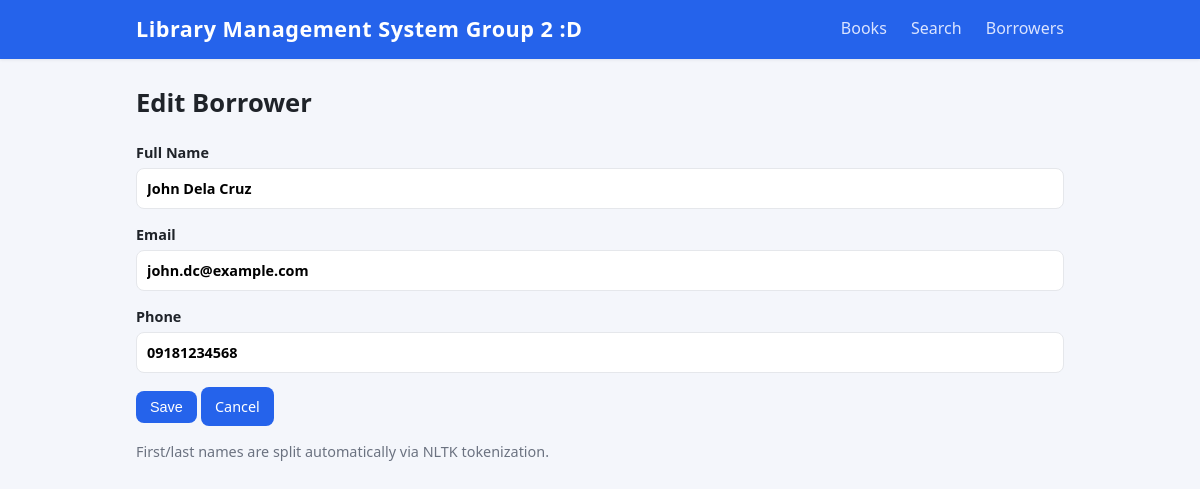
The app's page /borrowers/2/edit with its own data.
### models.py (models this page shows)
class Borrower(db.Model):
    __tablename__ = "borrowers"
    id = db.Column(db.Integer, primary_key=True)
    first_name = db.Column(db.String(100), nullable=False)
    last_name = db.Column(db.String(100), nullable=False)
    email = db.Column(db.String(200), unique=True, default="")
    phone = db.Column(db.String(11), default="")
    records = db.relationship("BorrowRecord", backref="borrower", cascade="all, delete-orphan")
    @property
    def full_name(self):
        return f"{self.first_name} {self.last_name}"

### app.py (the view, shortened to what this page needs)
@app.route("/borrowers/<int:borrower_id>/edit", methods=["GET", "POST"])
def edit_borrower(borrower_id):
    borrower = db.get_or_404(Borrower, borrower_id)
    return render_template("borrower_form.html", borrower=borrower, mode="Edit")

### templates/borrower_form.html (shortened to what this page needs)
{% extends "base.html" %}
{% block content %}
<h1>{{ mode }} Borrower</h1>
<form method="post">
  <label>Full Name
    <input name="name" value="{{ borrower.full_name if borrower else '' }}" required>
  </label>
  <label>Email
    <input name="email" type="email" value="{{ borrower.email if borrower else '' }}">
  </label>
  <label>Phone
    <input name="phone" value="{{ borrower.phone if borrower else '' }}">
  </label>
  <button class="btn" type="submit">Save</button>
  <a class="btn" href="{{ url_for('borrowers') }}">Cancel</a>
  <p class="muted">First/last names are split automatically via NLTK tokenization.</p>
</form>
{% endblock %}

### static/style.css (style rules this page uses)
:root { --bg: #f4f6fb; --surface: #ffffff; --text: #1f2329; --muted: #6b7280; --primary: #2563eb; --primary-dark: #1d4ed8; --danger: #dc2626; --border: #e5e7eb; --radius: 8px; --shadow: 0 1px 3px rgba(16, 24, 40, 0.08); }
* { box-sizing: border-box; }
body { margin: 0; font-family: system-ui, -apple-system, "Segoe UI", Roboto, Helvetica, Arial, sans-serif; background: var(--bg); color: var(--text); line-height: 1.6; }
h1 { margin-top: 0; font-size: 1.6rem; }
a { color: var(--primary); }
.muted { color: var(--muted); font-size: 0.9rem; }
.btn { display: inline-block; background: var(--primary); color: #fff; border: none; border-radius: var(--radius); padding: 8px 14px; font-size: 0.9rem; text-decoration: none; cursor: pointer; transition: background 0.15s ease; }
form { margin-bottom: 20px; }
label { display: block; font-weight: 600; margin-bottom: 14px; font-size: 0.9rem; }
input, select, textarea { display: block; width: 100%; margin-top: 4px; padding: 8px 10px; border: 1px solid var(--border); border-radius: var(--radius); font: inherit; background: #fff; }

### records on screen
Borrower: name "John Dela Cruz", email "john.dc@example.com", phone "09181234568"

### other values on screen
{{ mode }} "Edit"
